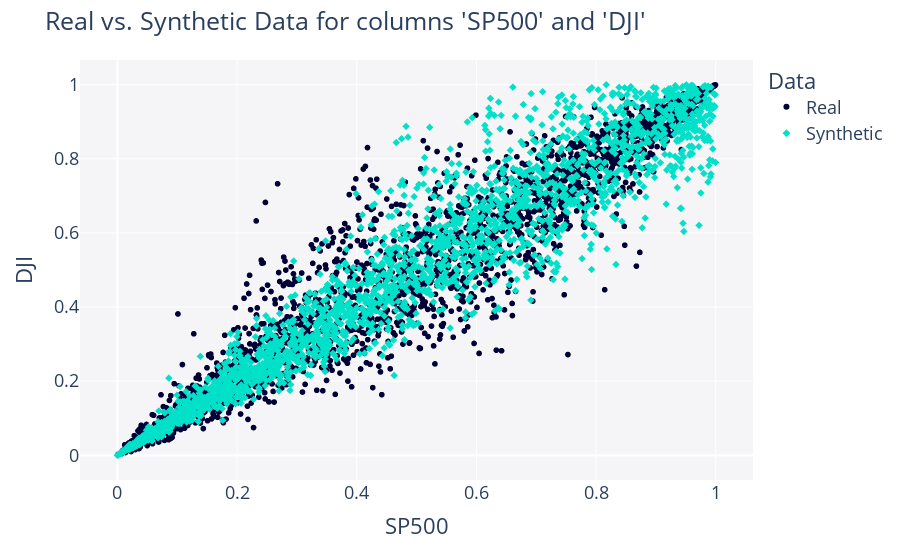

The notebook cell saved with this chart:
### Code cell
from copulas.visualization import compare_2d
compare_2d(df2, samples)

### Figure 1 — Plotly figure (JSON) as saved in the notebook; plotly's stock layout.template omitted (floating-point values rounded to 4 significant figures; data arrays with more than 128 entries replaced by an {"elided": "..."} marker saying what was removed)
{"data": [{"hovertemplate": "Data=Real<br>SP500=%{x}<br>DJI=%{y}<extra></extra>", "legendgroup": "Real", "marker": {"color": "#000036", "symbol": "circle"}, "mode": "markers", "name": "Real", "showlegend": true, "type": "scattergl", "x": {"elided": "2262 float values"}, "xaxis": "x", "y": {"elided": "2262 float values"}, "yaxis": "y"}, {"hovertemplate": "Data=Synthetic<br>SP500=%{x}<br>DJI=%{y}<extra></extra>", "legendgroup": "Synthetic", "marker": {"color": "#01E0C9", "symbol": "diamond"}, "mode": "markers", "name": "Synthetic", "showlegend": true, "type": "scattergl", "x": {"elided": "2262 float values"}, "xaxis": "x", "y": {"elided": "2262 float values"}, "yaxis": "y"}], "layout": {"font": {"size": 18}, "legend": {"title": {"text": "Data"}, "tracegroupgap": 0}, "margin": {"t": 60}, "plot_bgcolor": "#F5F5F8", "showlegend": true, "title": {"text": "Real vs. Synthetic Data for columns 'SP500' and 'DJI'"}, "xaxis": {"anchor": "y", "domain": [0, 1], "title": {"text": "SP500"}}, "yaxis": {"anchor": "x", "domain": [0, 1], "title": {"text": "DJI"}}}}
